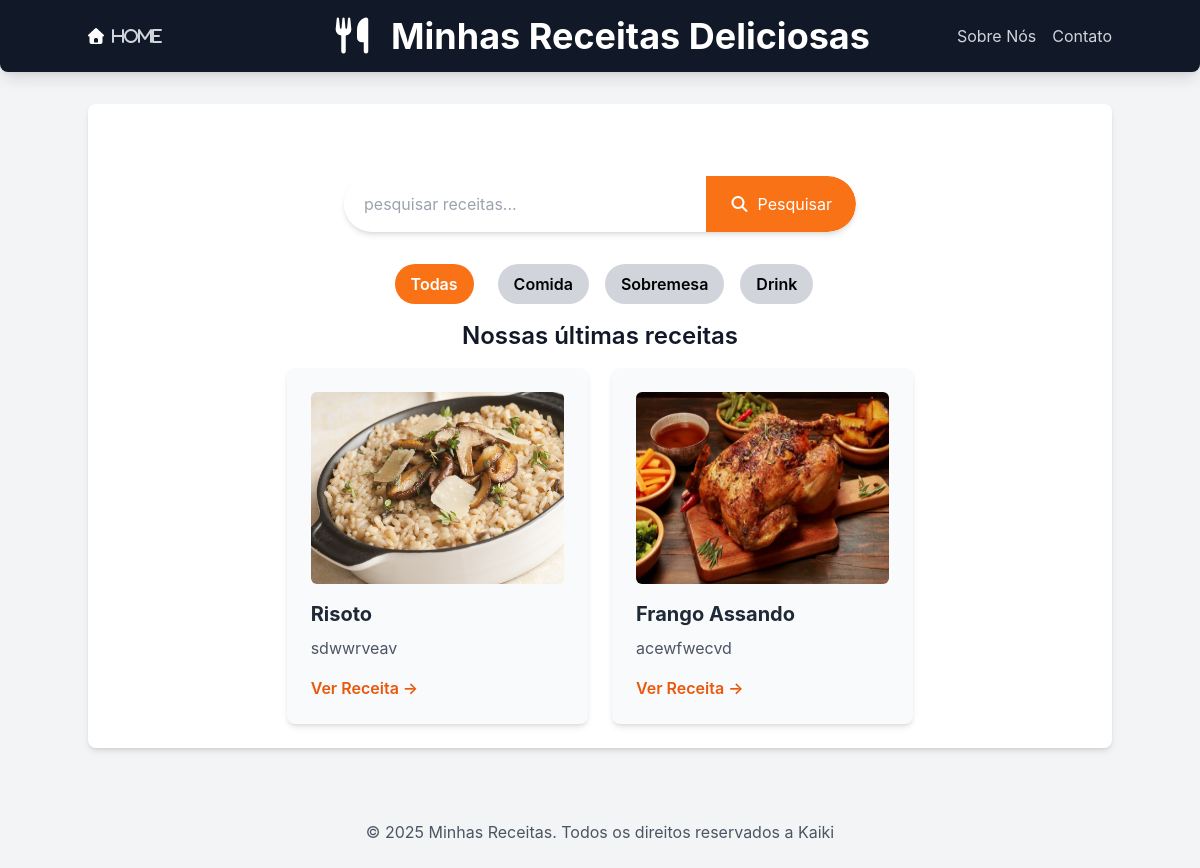
/receitas/?categoria=comida, run on the app's committed database.
### receitas/models.py (models this page shows, shortened)
class Receita(models.Model):
    CATEGORIAS=[
        ('comida', 'Comida'),
        ('sobremesa', 'Sobremesa'),
        ('drink', 'Drink'),
    ]
    title = models.CharField(max_length=200)
    description = models.TextField("Descrição")
    ingredients = models.TextField("Ingredientes")
    instructions = models.TextField("Modo de Preparo")
    image =models.ImageField("Imagem", upload_to='receitas/images/', blank=True, null=True)
    categoria = models.CharField("Categoria", max_length=20, choices=CATEGORIAS, default='comida')
    created_at = models.DateTimeField(auto_now_add=True)
    updated_at = models.DateTimeField(auto_now=True)
    class Meta:
        verbose_name = "Receita"
        verbose_name_plural = "Receitas"
        ordering = ['-created_at'] #Ordena as receitas pela data de criação (mais novas primeiro)

### receitas/views.py (the view)
# urls.py: 2. Add a URL to urlpatterns:  path('', views.home, name='home')
def home(request):
    categoria_slug = request.GET.get('categoria')
    categorias_choices = [choice[0] for choice in Receita.CATEGORIAS]
    if categoria_slug:
        receitas = Receita.objects.filter(categoria=categoria_slug)
        categoria_selecionada = categoria_slug
    else:
        receitas = Receita.objects.all()
        categoria_selecionada = None
    return render(request, 'receitas/home.html', {
        'receitas': receitas,
        'cetegorias': categorias_choices,
        'categoria_selecionada': categoria_selecionada,
    })

### receitas/templates/receitas/home.html (shortened to what this page needs)
{% extends "receitas/base.html" %}
{% block content %}
<section class="container mx-auto mt-8 p-4 flex justify-center">
    <form method="get" action="{% url 'pesquisar_receitas' %}"
        class="w-full max-w-lg flex bg-white rounded-full shadow-md overflow-hidden">
        <input type="text" name="q" placeholder="pesquisar receitas... "
            class="flex-grow p-3 text-gray-700 focus:ring-2 focus-ring-orange-500 rounded-l-full pl-5">
        <button type="submit"
            class="bg-orange-500 hover:bg-orange-600 text-white p-4 px-6 rounded-r-full transition duration-300 ease-in-out flex items-center justify-center">
            <i class="fas fa-search mr-2"></i> Pesquisar
        </button>
    </form>
</section>
<nav class="relative justify-center my-4 z-10 flex space-x-4">
    <a href="{%url 'home'%}" class="text-white mx-2 px-4 py-2 rounded-full bg-orange-500 hover:bg-orange-600 font-semibold">Todas</a>
    <a href="{%url 'home'%}?categoria=comida" class="text-black mx-2 px-4 py-2 rounded-full bg-gray-300 hover:bg-gray-500 font-semibold">Comida</a>
    <a href="{%url 'home'%}?categoria=sobremesa" class="text-black mx-2 px-4 py-2 rounded-full bg-gray-300 hover:bg-gray-500 font-semibold">Sobremesa</a>
    <a href="{%url 'home'%}?categoria=drink" class="text-black mx-2 px-4 py-2 rounded-full bg-gray-300 hover:bg-gray-500 font-semibold">Drink</a>
</nav>
<h2 class="text-2xl font-semibold mb-4 text-center">Nossas últimas receitas</h2>
<div class="flex flex-wrap justify-center gap-6">
    {% for receita in receitas %}
    <div
        class="w-full sm:w-[calc(50%-1.5rem)] lg:w-[calc(33.333%-1.5rem)] bg-gray-50 p-6 rounded-lg shadow-md hover:shadow-lg transition-shadow duration-300 ease-in-out">
        {% if receita.image %}
        <img src="{{receita.image.url}}" alt="Imagem de {{receita.title}}"
            class="w-full h-48 objevt-cover rounded-md mb-4">
        {% endif %}
        <h3 class="text-xl font-bold mb-2 text-gray-800">{{ receita.title }}</h3>
        <p class="text-gray-600 mb-4">{{ receita.description|truncatewords:20}}</p>
        <a href="{% url 'receita_detail' receita.id %}" class="text-orange-600 hover:text-orange-800 font-semibold">Ver
            Receita &rarr;</a>
    </div>
    {% empty%}
    <p class="text-center text-gray-500 col-span-full">Nenhuma receita encontrada.</p>
    {% endfor %}
</div>
{% endblock %}

### receitas/templates/receitas/base.html (style rules this page uses)
body { font-family: 'Inter', sans-serif; }

### data on the page
Receita: image (picture), title "Risoto", description "sdwwrveav"
Receita: image (picture), title "Frango Assando", description "acewfwecvd"
